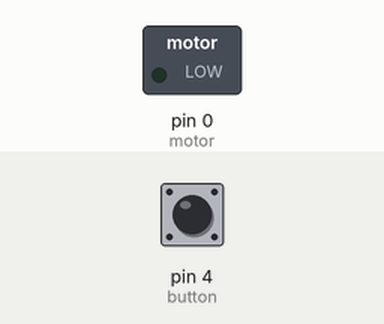
This sketch was run on a simulated Arduino Uno, built with avr-gcc and run on an emulated ATmega328P. Shown: switched loads named in the sketch (green lamp = pin HIGH). Inputs (shaded band) come from the test bench; at power-on: pin 4 (button) HIGH.

Above: at 1.6 s.
1.7 s: pin 4 (button) pulled LOW for 3.2 s
At 3.1 s:
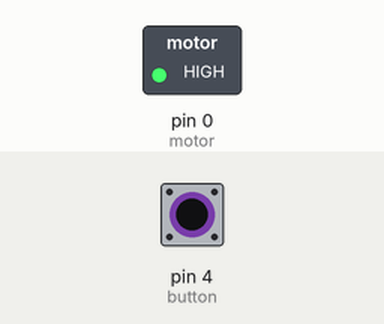
6.4 s: pin 4 (button) pulled LOW for 1 s
At 8.2 s:
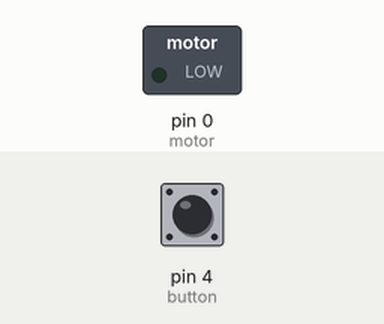
8.9 s: pin 4 (button) pulled LOW for 0.5 s
At 9.8 s:
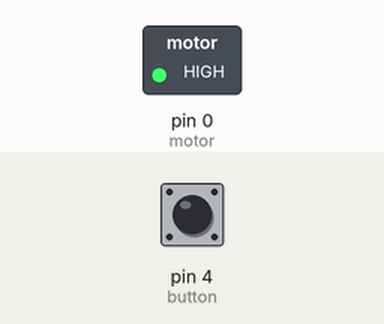
Timing chart, 0 to 11.9 s (numbered marks = the images above; inputs shaded):
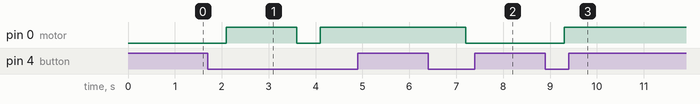

The sketch:

attiny13_pwm_cooler_control.ino
```cpp
//attiny13 pwm control

#define motor 0
#define button 4

uint8_t pwm[4]={70,150,200,255};
uint8_t scale = 0;
//unsigned long t;


void setup() {
  pinMode(motor,OUTPUT);
  pinMode(button,INPUT);
  digitalWrite(button,HIGH);
}

void loop() {
  if(!digitalRead(button)){
    delay(100);
    if(!digitalRead(button)){
      scale++;
      if(scale>=4) scale = 0;
      analogWrite(motor,pwm[scale]);
    }
  }
  delay(400);
}//loop
```

Measured:
- after the input at 1.7 s, pin 0 (motor): LOW → HIGH after 0.40 s, → LOW 1.5 s later, → HIGH 0.50 s later
- after the input at 6.4 s, pin 0 (motor): HIGH → LOW after 0.80 s
- after the input at 8.9 s, pin 0 (motor): LOW → HIGH after 0.40 s
